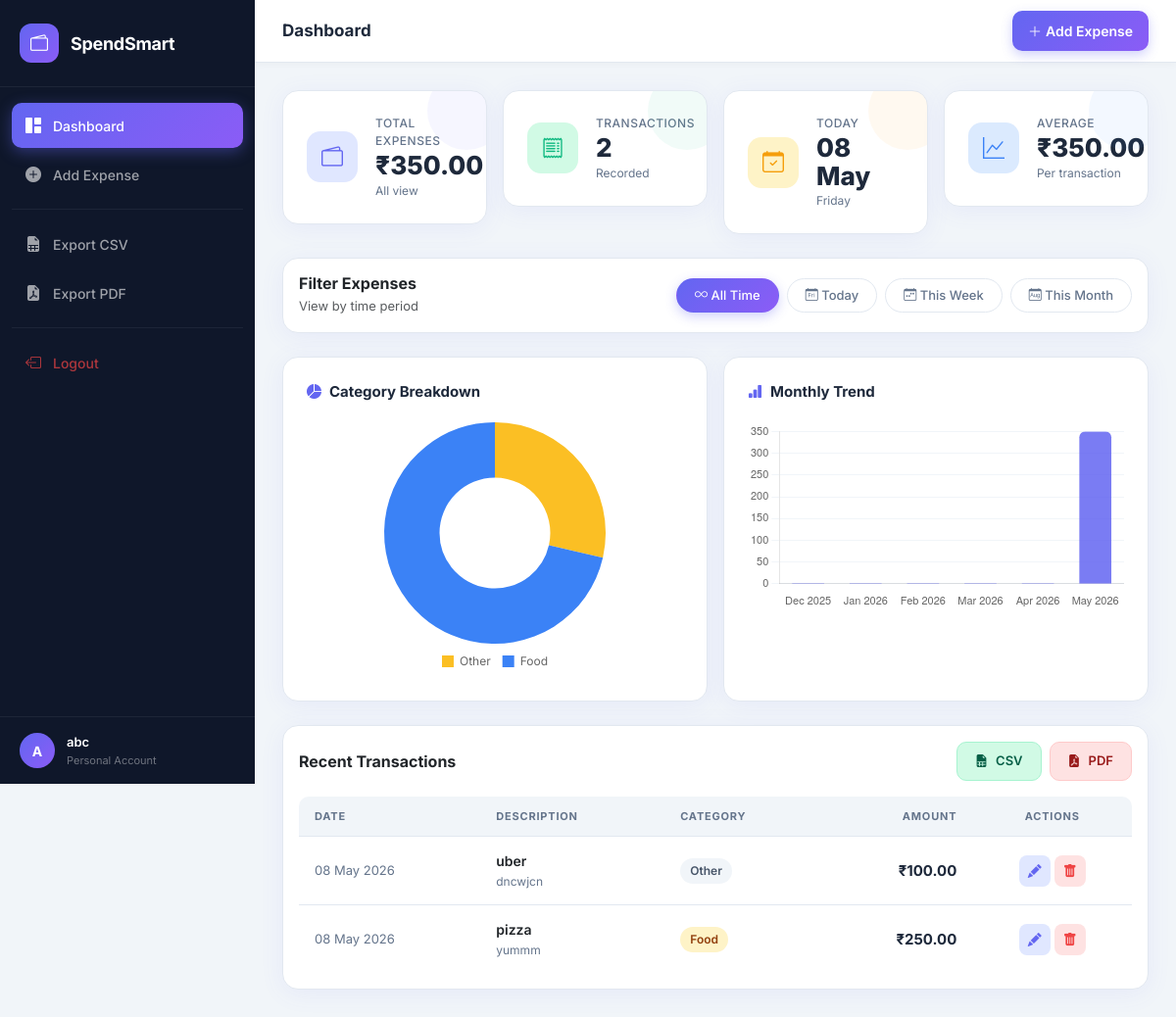
The page /dashboard/ (signed in) on the database its author committed.
### expenses/models.py (models this page shows, shortened)
class Expense(models.Model):
    user = models.ForeignKey(User, on_delete=models.CASCADE, related_name='expenses')
    description = models.CharField(max_length=255)
    amount = models.DecimalField(max_digits=10, decimal_places=2)
    category = models.CharField(max_length=50, choices=CATEGORY_CHOICES, default='Other')
    date = models.DateField()
    notes = models.TextField(blank=True, null=True)
    created_at = models.DateTimeField(auto_now_add=True)
    class Meta:
        ordering = ['-date', '-created_at']

### expenses/views.py (the view)
# urls.py: path('dashboard/', views.dashboard, name='dashboard'),
@login_required
def dashboard(request):
    today = date.today()
    filter_type = request.GET.get('filter', 'all')
    expenses = Expense.objects.filter(user=request.user)
    if filter_type == 'today':
        expenses = expenses.filter(date=today)
    elif filter_type == 'week':
        start = today - timedelta(days=today.weekday())
        expenses = expenses.filter(date__gte=start)
    elif filter_type == 'month':
        expenses = expenses.filter(date__year=today.year, date__month=today.month)
    total = expenses.aggregate(Sum('amount'))['amount__sum'] or Decimal('0')
    cat_data = {}
    for exp in expenses:
        cat_data[exp.category] = cat_data.get(exp.category, Decimal('0')) + exp.amount
    monthly = []
    for i in range(5, -1, -1):
        d = today.replace(day=1) - timedelta(days=i * 28)
        amt = Expense.objects.filter(
            user=request.user,
            date__year=d.year,
            date__month=d.month
        ).aggregate(Sum('amount'))['amount__sum'] or 0
        monthly.append({'month': d.strftime('%b %Y'), 'amount': float(amt)})
    context = {
        'expenses': expenses,
        'total': total,
        'filter_type': filter_type,
        'cat_labels': json.dumps(list(cat_data.keys())),
        'cat_values': json.dumps([float(v) for v in cat_data.values()]),
        'monthly_labels': json.dumps([m['month'] for m in monthly]),
        'monthly_values': json.dumps([m['amount'] for m in monthly]),
        'today': today,
    }
    return render(request, 'expenses/dashboard.html', context)

### templates/expenses/dashboard.html (shortened to what this page needs)
{% extends 'base.html' %}
{% block page_title %}Dashboard{% endblock %}
{% block content %}
<div class="row g-3 mb-4">
  <div class="col-md-3 col-sm-6">
    <div class="stat-card purple">
      <div class="stat-icon purple"><i class="bi bi-wallet2"></i></div>
      <div>
        <div class="stat-label">Total Expenses</div>
        <div class="stat-value">₹{{ total|floatformat:2 }}</div>
        <div class="stat-sub">{{ filter_type|title }} view</div>
      </div>
    </div>
  </div>
  <div class="col-md-3 col-sm-6">
    <div class="stat-card green">
      <div class="stat-icon green"><i class="bi bi-receipt"></i></div>
      <div>
        <div class="stat-label">Transactions</div>
        <div class="stat-value">{{ expenses.count }}</div>
        <div class="stat-sub">Recorded</div>
      </div>
    </div>
  </div>
  <div class="col-md-3 col-sm-6">
    <div class="stat-card orange">
      <div class="stat-icon orange"><i class="bi bi-calendar-check"></i></div>
      <div>
        <div class="stat-label">Today</div>
        <div class="stat-value">{{ today|date:"d M" }}</div>
        <div class="stat-sub">{{ today|date:"l" }}</div>
      </div>
    </div>
  </div>
  <div class="col-md-3 col-sm-6">
    <div class="stat-card blue">
      <div class="stat-icon blue"><i class="bi bi-graph-up"></i></div>
      <div>
        <div class="stat-label">Average</div>
        <div class="stat-value">₹{% if expenses.count > 0 %}{{ total|floatformat:2|add:"0"|floatformat:0|add:"0"|floatformat:2 }}{% else %}0.00{% endif %}</div>
        <div class="stat-sub">Per transaction</div>
      </div>
    </div>
  </div>
</div>
<div class="card mb-4">
  <div class="card-body">
    <div class="d-flex justify-content-between align-items-center flex-wrap gap-3">
      <div>
        <h5 class="mb-1" style="font-weight:700;font-size:16px;">Filter Expenses</h5>
        <p class="mb-0 text-muted" style="font-size:13px;">View by time period</p>
      </div>
      <div class="filter-pills">
        <a href="?filter=all" class="filter-pill {% if filter_type == 'all' %}active{% endif %}">
          <i class="bi bi-infinity"></i> All Time
        </a>
        <a href="?filter=today" class="filter-pill {% if filter_type == 'today' %}active{% endif %}">
          <i class="bi bi-calendar-day"></i> Today
        </a>
        <a href="?filter=week" class="filter-pill {% if filter_type == 'week' %}active{% endif %}">
          <i class="bi bi-calendar-week"></i> This Week
        </a>
        <a href="?filter=month" class="filter-pill {% if filter_type == 'month' %}active{% endif %}">
          <i class="bi bi-calendar-month"></i> This Month
        </a>
      </div>
    </div>
  </div>
</div>
<div class="row g-3 mb-4">
  <div class="col-lg-6">
    <div class="chart-card">
      <div class="chart-title"><i class="bi bi-pie-chart-fill"></i> Category Breakdown</div>
      <div class="chart-wrap">
        <canvas id="categoryChart"></canvas>
      </div>
    </div>
  </div>
  <div class="col-lg-6">
    <div class="chart-card">
      <div class="chart-title"><i class="bi bi-bar-chart-fill"></i> Monthly Trend</div>
      <div class="chart-wrap">
        <canvas id="monthlyChart"></canvas>
      </div>
    </div>
  </div>
</div>
<div class="card">
  <div class="card-body">
    <div class="d-flex justify-content-between align-items-center mb-3">
      <h5 class="mb-0" style="font-weight:700;font-size:16px;">Recent Transactions</h5>
      <div class="d-flex gap-2">
        <a href="{% url 'download_csv' %}" class="btn-download btn-csv">
          <i class="bi bi-file-earmark-spreadsheet-fill"></i> CSV
        </a>
        <a href="{% url 'download_pdf' %}" class="btn-download btn-pdf">
          <i class="bi bi-file-earmark-pdf-fill"></i> PDF
        </a>
      </div>
    </div>
    {% if expenses %}
      <div class="table-responsive">
        <table class="expense-table">
          <thead>
            <tr>
              <th>Date</th>
              <th>Description</th>
              <th>Category</th>
              <th style="text-align:right;">Amount</th>
              <th style="text-align:center;">Actions</th>
            </tr>
          </thead>
          <tbody>
            {% for exp in expenses %}
              <tr>
                <td style="color:var(--text-muted);font-size:13px;">{{ exp.date|date:"d M Y" }}</td>
                <td>
                  <div style="font-weight:600;">{{ exp.description }}</div>
                  {% if exp.notes %}
                    <div style="font-size:12px;color:var(--text-muted);margin-top:2px;">{{ exp.notes|truncatewords:8 }}</div>
                  {% endif %}
                </td>
                <td><span class="cat-badge cat-{{ exp.category }}">{{ exp.category }}</span></td>
                <td style="text-align:right;"><span class="amount-text">₹{{ exp.amount }}</span></td>
                <td style="text-align:center;">
                  <a href="{% url 'edit_expense' exp.pk %}" class="btn-action btn-edit" title="Edit">
                    <i class="bi bi-pencil-fill"></i>
                  </a>
                  <a href="{% url 'delete_expense' exp.pk %}" class="btn-action btn-delete" title="Delete">
                    <i class="bi bi-trash-fill"></i>
                  </a>
                </td>
              </tr>
            {% endfor %}
          </tbody>
        </table>
      </div>
    {% endif %}
  </div>
</div>
{% endblock %}
{% block extra_js %}
<script>
Chart.defaults.animation = false;
function makeChart(id, type, data, options) {
  const el = document.getElementById(id);
  if (!el) return;
  new Chart(el, { type, data, options });
}
const catLabels = JSON.parse('{{ cat_labels|safe }}');
const catValues = JSON.parse('{{ cat_values|safe }}');
makeChart('categoryChart', 'doughnut', {
  labels: catLabels,
  datasets: [{
    data: catValues,
    backgroundColor: ['#fbbf24','#3b82f6','#ec4899','#8b5cf6','#10b981','#06b6d4','#6b7280','#94a3b8'],
    borderWidth: 0,
  }]
}, {
  responsive: true,
  maintainAspectRatio: true,
  plugins: {
    legend: { position: 'bottom', labels: { padding: 12, font: { size: 12, family: 'Inter' }, boxWidth: 12 } },
    tooltip: { callbacks: { label: (c) => ` ${c.label}: ₹${c.parsed.toFixed(2)}` } }
  }
});
const monthLabels = JSON.parse('{{ monthly_labels|safe }}');
const monthValues = JSON.parse('{{ monthly_values|safe }}');
makeChart('monthlyChart', 'bar', {
  labels: monthLabels,
  datasets: [{
    label: 'Expenses (₹)',
    data: monthValues,
    backgroundColor: 'rgba(99,102,241,0.85)',
    borderRadius: 6,
    barThickness: 32,
  }]
}, {
  responsive: true,
  maintainAspectRatio: true,
  plugins: {
    legend: { display: false },
    tooltip: { callbacks: { label: (c) => ` ₹${c.parsed.y.toFixed(2)}` } }
  },
  scales: {
    y: { beginAtZero: true, grid: { color: '#f1f5f9' }, ticks: { font: { size: 11 } } },
    x: { grid: { display: false }, ticks: { font: { size: 11 } } }
  }
});
</script>
{% endblock %}

### templates/base.html (shortened to what this page needs)
{% load static %}
<!DOCTYPE html>
<html lang="en">
<head>
  <link href="https://cdn.jsdelivr.net/npm/bootstrap@5.3.2/dist/css/bootstrap.min.css" rel="stylesheet"/>
  <link href="https://cdn.jsdelivr.net/npm/bootstrap-icons@1.11.3/font/bootstrap-icons.min.css" rel="stylesheet"/>
  <link href="{% static 'css/style.css' %}" rel="stylesheet"/>
</head>
<body>
{% if user.is_authenticated %}
<div class="sidebar" id="sidebar">
  <div class="sidebar-brand">
    <div class="brand-icon"><i class="bi bi-wallet2"></i></div>
    <span class="brand-text">SpendSmart</span>
  </div>
  <nav class="sidebar-nav">
    <a href="{% url 'dashboard' %}" class="nav-item {% if request.resolver_match.url_name == 'dashboard' %}active{% endif %}">
      <i class="bi bi-grid-1x2-fill"></i><span>Dashboard</span>
    </a>
    <a href="{% url 'add_expense' %}" class="nav-item {% if request.resolver_match.url_name == 'add_expense' %}active{% endif %}">
      <i class="bi bi-plus-circle-fill"></i><span>Add Expense</span>
    </a>
    <div class="nav-divider"></div>
    <a href="{% url 'download_csv' %}" class="nav-item">
      <i class="bi bi-file-earmark-spreadsheet-fill"></i><span>Export CSV</span>
    </a>
    <a href="{% url 'download_pdf' %}" class="nav-item">
      <i class="bi bi-file-earmark-pdf-fill"></i><span>Export PDF</span>
    </a>
    <div class="nav-divider"></div>
    <a href="{% url 'logout' %}" class="nav-item text-danger-soft">
      <i class="bi bi-box-arrow-left"></i><span>Logout</span>
    </a>
  </nav>
  <div class="sidebar-footer">
    <div class="user-avatar">{{ user.username|first|upper }}</div>
    <div class="user-info">
      <div class="user-name">{{ user.username }}</div>
      <div class="user-role">Personal Account</div>
    </div>
  </div>
</div>
<div class="main-wrapper">
  <header class="topbar">
    <div class="topbar-title">{% block page_title %}Dashboard{% endblock %}</div>
    <div class="topbar-actions">
      <a href="{% url 'add_expense' %}" class="btn btn-primary btn-sm px-3">
        <i class="bi bi-plus-lg me-1"></i>Add Expense
      </a>
    </div>
  </header>
  <main class="content-area">
    {% block content %}{% endblock %}
  </main>
</div>
{% else %}
<main>{% block auth_content %}{% endblock %}</main>
{% endif %}
{% block extra_js %}{% endblock %}
</body>
</html>

### rows shown on the page
Expense: date "08 May 2026", description "uber", notes "dncwjcn", category "Other", amount "100.00"
Expense: date "08 May 2026", description "pizza", notes "yummm", category "Food", amount "250.00"

### other values the page prints
{{ user.username|first|upper }} "A"
{{ user.username }} "abc"
{{ total|floatformat:2 }} "350.00"
{{ filter_type|title }} "All"
{{ expenses.count }} "2"
{{ today|date:"d M" }} "08 May"
{{ today|date:"l" }} "Friday"
{{ total|floatformat:2|add:"0"|floatformat:0|add:"0"|floatformat:2 }} "350.00"
chart data {{ cat_labels|safe }} ["Other", "Food"]
chart data {{ cat_values|safe }} [100.0, 250.0]
chart data {{ monthly_values|safe }} [0.0, 0.0, 0.0, 0.0, 0.0, 350.0]
